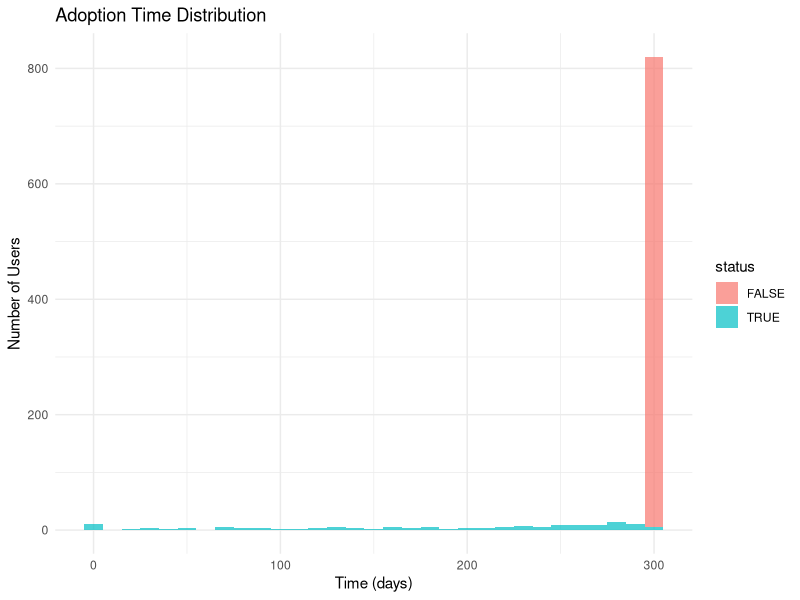
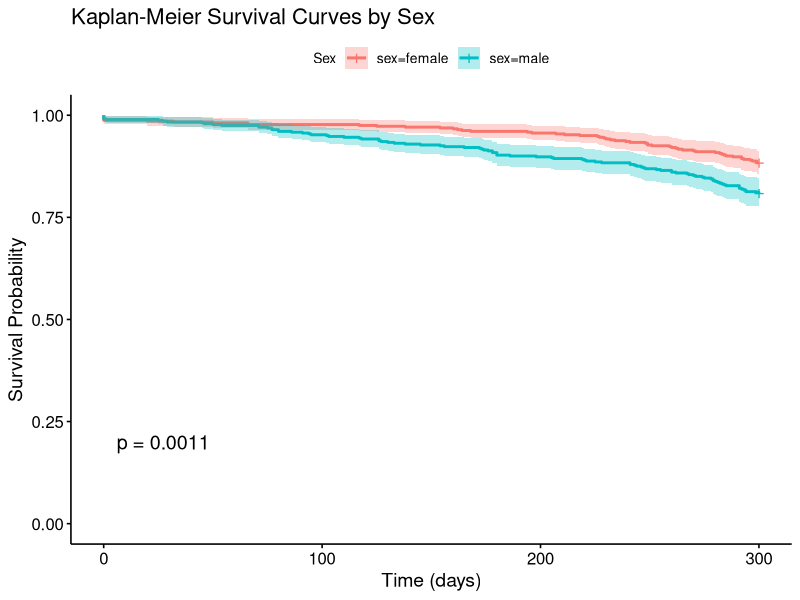
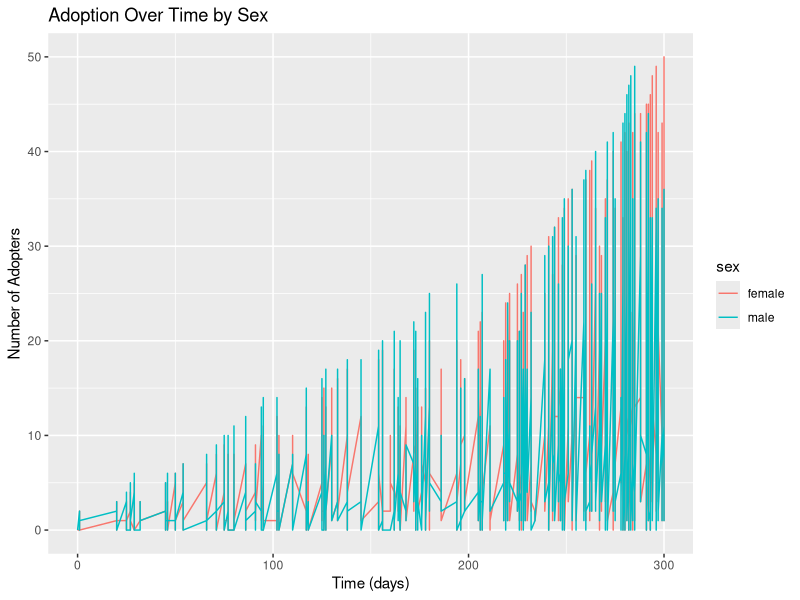

These charts were generated, in order, by the following R code:
## ---- chunk 1
library(tidyverse)
library(survival)
library(survminer)
library(igraph)

# Load the datasets
d1 <- read.csv("messenger_adoption.csv")
edgelist <- read.csv("users_socnet.csv")

# Create necessary variables
d1 <- d1 %>% 
  mutate(status = !is.na(time),
         time = ifelse(is.na(time), 300, time),
         sex = ifelse(sex == 0, "female", "male"))

g1 <- graph.data.frame(edgelist, directed = FALSE, vertices = d1)
## ---- chunk 2
# Descriptive statistics
d1 %>% summary()

# Distribution of adoption times
ggplot(d1, aes(x = time, fill = status)) +
  geom_histogram(binwidth = 10, alpha = 0.7) +
  theme_minimal() +
  labs(title = "Adoption Time Distribution", x = "Time (days)", y = "Number of Users")
## ---- chunk 3
# Kaplan-Meier object creation
km_obj <- survfit(Surv(time, status) ~ sex, data = d1)

ggsurvplot(km_obj, data = d1, pval = TRUE, conf.int = TRUE,
           title = "Kaplan-Meier Survival Curves by Sex",
           legend.title = "Sex",
           xlab = "Time (days)", ylab = "Survival Probability")
## ---- chunk 4
cox_model <- coxph(Surv(time, status) ~ sex + age + I(age^2), data = d1)
summary(cox_model)
## ---- chunk 5
# Data transformation for time-varying covariates
newdata <- data.frame()
for (i in 1:vcount(g1)) {
  n_i <- neighbors(g1, i)
  adoption_times <- V(g1)[n_i]$time
  adoption_times <- adoption_times[adoption_times < V(g1)[i]$time]
  if (length(adoption_times) > 0) {
    intervals <- sort(c(0, adoption_times, V(g1)[i]$time))
    for (j in 1:(length(intervals) - 1)) {
      newdata <- rbind(newdata, data.frame(
        personID = V(g1)[i]$name,
        sex = V(g1)[i]$sex,
        age = V(g1)[i]$age,
        t1 = intervals[j],
        t2 = intervals[j + 1],
        adopters = sum(adoption_times < intervals[j + 1]),
        status = ifelse(intervals[j + 1] == V(g1)[i]$time, TRUE, FALSE)
      ))
    }
  }
}

cox_time_model <- coxph(Surv(t1, t2, status) ~ sex + age + adopters, data = newdata)
summary(cox_time_model)
## ---- chunk 6
# Replicating diagrams from Birke (2013)
ggplot(newdata, aes(x = t2, y = adopters, color = sex)) +
  geom_line() +
  labs(title = "Adoption Over Time by Sex",
       x = "Time (days)", y = "Number of Adopters")
